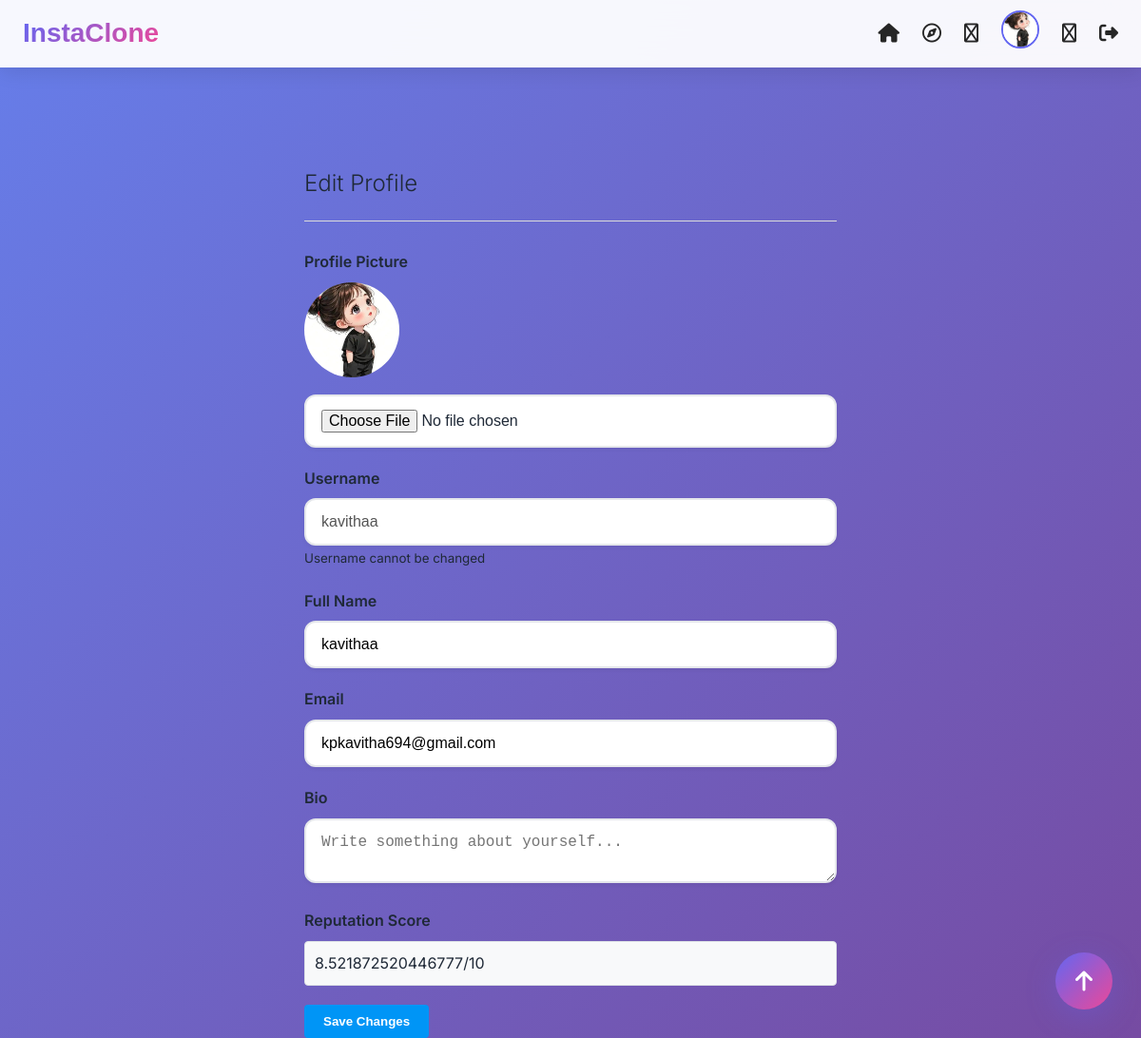
Screenshot of /settings (signed in) with the database file from the repository.
### app.py (models this page shows)
class User(db.Model):
    id = db.Column(db.Integer, primary_key=True)
    username = db.Column(db.String(80), unique=True, nullable=False)
    email = db.Column(db.String(120), unique=True, nullable=False)
    password = db.Column(db.String(200), nullable=False)
    full_name = db.Column(db.String(100), nullable=False)
    bio = db.Column(db.Text, default='')
    profile_pic = db.Column(db.String(200), default='default_profile.png')
    reputation_score = db.Column(db.Float, default=10.0)  # Changed to Float
    created_at = db.Column(db.DateTime, default=datetime.utcnow)
    posts = db.relationship('Post', backref='author', lazy=True)
    comments = db.relationship('Comment', backref='author', lazy=True)
    followers = db.relationship('Follow', foreign_keys='Follow.followed_id', backref='followed', lazy='dynamic')
    following = db.relationship('Follow', foreign_keys='Follow.follower_id', backref='follower', lazy='dynamic')
    likes = db.relationship('Like', backref='user', lazy=True)

### app.py (the view, shortened to what this page needs)
@app.route('/settings', methods=['GET', 'POST'])
def settings():
    user = get_current_user()
    if not user:
        return redirect(url_for('login'))
    return render_template('settings.html', user=user)

### app.py (called while the page is built)
@app.before_request
def before_request():
    if request.endpoint in ['static', 'login', 'register', 'logout']:
        return
    if 'user_id' in session:
        user = db.session.get(User, session['user_id'])
        if user is None:
            session.pop('user_id', None)
            flash('Session expired. Please log in again.', 'error')
            return redirect(url_for('login'))

def get_current_user():
    if 'user_id' not in session:
        return None
    return db.session.get(User, session['user_id'])

### templates/settings.html (shortened to what this page needs)
{% extends "base.html" %}
{% block content %}
<div class="app-container">
    <nav class="navbar">
        <div class="nav-container">
            <div class="nav-brand">
                <a href="{{ url_for('index') }}">InstaClone</a>
            </div>
            <div class="nav-links">
                <a href="{{ url_for('index') }}"><i class="fas fa-home"></i></a>
                <a href="{{ url_for('explore') }}"><i class="far fa-compass"></i></a>
                <a href="{{ url_for('search') }}"><i class="far fa-search"></i></a>
                <a href="{{ url_for('profile', username=user.username) }}">
                    <img src="{{ url_for('static', filename='images/' + user.profile_pic) }}" alt="Profile" class="nav-profile-pic">
                </a>
                <a href="{{ url_for('settings') }}"><i class="far fa-cog"></i></a>
                <a href="{{ url_for('logout') }}"><i class="fas fa-sign-out-alt"></i></a>
            </div>
        </div>
    </nav>
    <div class="settings-container">
        <div class="settings-header">
            <h2>Edit Profile</h2>
        </div>
        <form method="POST" enctype="multipart/form-data" class="settings-form">
            <div class="form-group profile-picture-group">
                <label for="profile_pic">Profile Picture</label>
                <div class="profile-picture-preview">
                    <img src="{{ url_for('static', filename='images/' + user.profile_pic) }}" alt="Current profile picture">
                </div>
                <input type="file" name="profile_pic" id="profile_pic" accept="image/*">
            </div>
            <div class="form-group">
                <label for="username">Username</label>
                <input type="text" id="username" value="{{ user.username }}" disabled>
                <small>Username cannot be changed</small>
            </div>
            <div class="form-group">
                <label for="full_name">Full Name</label>
                <input type="text" name="full_name" id="full_name" value="{{ user.full_name }}" required>
            </div>
            <div class="form-group">
                <label for="email">Email</label>
                <input type="email" name="email" id="email" value="{{ user.email }}" required>
            </div>
            <div class="form-group">
                <label for="bio">Bio</label>
                <textarea name="bio" id="bio" placeholder="Write something about yourself...">{{ user.bio }}</textarea>
            </div>
            <div class="form-group reputation-info">
                <label>Reputation Score</label>
                <div class="reputation-display {% if user.reputation_score < 5 %}low{% endif %}">
                    {{ user.reputation_score }}/10
                </div>
            </div>
            <button type="submit" class="save-btn">Save Changes</button>
        </form>
    </div>
</div>
{% endblock %}

### static/css/style.css (style rules this page uses)
* { margin: 0; padding: 0; box-sizing: border-box; }
body { font-family: -apple-system, BlinkMacSystemFont, "Segoe UI", Roboto, Helvetica, Arial, sans-serif; background-color: #fafafa; color: #262626; line-height: 1.4; }
a { text-decoration: none; color: #0095f6; }
button { cursor: pointer; border: none; background: none; }
.form-group { margin-bottom: 10px; }
.form-group input, .form-group textarea { width: 100%; padding: 10px; border: 1px solid #dbdbdb; border-radius: 3px; background-color: #fafafa; font-size: 14px; }
.navbar { background: white; border-bottom: 1px solid #dbdbdb; position: fixed; top: 0; width: 100%; z-index: 100; }
.nav-container { max-width: 975px; margin: 0 auto; padding: 0 20px; height: 54px; display: flex; justify-content: space-between; align-items: center; }
.nav-brand a { font-family: 'Instagram', sans-serif; font-size: 24px; background: linear-gradient(45deg, #405de6, #5851db, #833ab4, #c13584, #e1306c, #fd1d1d); -webkit-background-clip: text; -webkit-text-fill-color: transparent; }
.nav-links { display: flex; gap: 20px; align-items: center; }
.nav-links a { color: #262626; font-size: 20px; }
.nav-profile-pic { width: 24px; height: 24px; border-radius: 50%; object-fit: cover; }
.settings-container { max-width: 600px; margin: 84px auto 0; padding: 0 20px; }
.settings-header { border-bottom: 1px solid #dbdbdb; padding: 20px 0; margin-bottom: 30px; }
.settings-header h2 { font-weight: 300; }
.settings-form .form-group { margin-bottom: 20px; }
.settings-form label { display: block; margin-bottom: 5px; font-weight: 600; }
.profile-picture-preview img { width: 100px; height: 100px; border-radius: 50%; object-fit: cover; margin-bottom: 10px; }
.reputation-info .reputation-display { padding: 10px; border-radius: 4px; background: #f8f9fa; border: 1px solid #dee2e6; }
.save-btn { background: #0095f6; color: white; padding: 10px 20px; border-radius: 4px; font-weight: 600; }
:root { --primary: #6366f1; --primary-dark: #4f46e5; --secondary: #ec4899; --accent: #f59e0b; --success: #10b981; --danger: #ef4444; --warning: #f59e0b; --dark: #1f2937; --light: #f8fafc; --gray-100: #f3f4f6; --gray-200: #e5e7eb; --gray-300: #d1d5db; --gray-600: #4b5563; --gray-800: #1f2937; --shadow: 0 10px 25px -5px rgba(0, 0, 0, 0.1), 0 4px 6px -2px rgba(0, 0, 0, 0.05); --shadow-lg: 0 20px 25px -5px rgba(0, 0, 0, 0.1), 0 10px 10px -5px rgba(0, 0, 0, 0.04); --gradient: linear-gradient(135deg, #667eea 0%, #764ba2 100%); --gradient-primary: linear-gradient(135deg, var(--primary) 0%, var(--secondary) 100%); }
body { font-family: 'Inter', -apple-system, BlinkMacSystemFont, 'Segoe UI', Roboto, sans-serif; background: linear-gradient(135deg, #667eea 0%, #764ba2 100%); min-height: 100vh; color: var(--dark); line-height: 1.6; }
.form-group { margin-bottom: 20px; text-align: left; }
.form-group label { display: block; margin-bottom: 8px; font-weight: 600; color: var(--gray-800); }
.form-group input, .form-group textarea, .form-group select { width: 100%; padding: 14px 16px; border: 2px solid var(--gray-200); border-radius: 12px; background: white; font-size: 16px; transition: all 0.3s ease; box-shadow: 0 2px 4px rgba(0, 0, 0, 0.05); }
.navbar { background: rgba(255, 255, 255, 0.95); backdrop-filter: blur(20px); border-bottom: 1px solid rgba(255, 255, 255, 0.2); position: fixed; top: 0; width: 100%; z-index: 1000; box-shadow: 0 4px 20px rgba(0, 0, 0, 0.1); }
.nav-container { max-width: 1200px; margin: 0 auto; padding: 0 24px; height: 70px; display: flex; justify-content: space-between; align-items: center; }
.nav-brand a { font-size: 28px; font-weight: 800; background: var(--gradient-primary); -webkit-background-clip: text; -webkit-text-fill-color: transparent; text-decoration: none; }
.nav-links { display: flex; gap: 24px; align-items: center; }
.nav-profile-pic { width: 40px; height: 40px; border-radius: 50%; object-fit: cover; border: 2px solid var(--primary); transition: all 0.3s ease; }
.app-container { min-height: 100vh; padding-top: 70px; }

### rows the page displays
User: profile_pic (picture), username "kavithaa", full_name "kavithaa", email "kpkavitha694@gmail.com", reputation_score "8.521872520446777"
